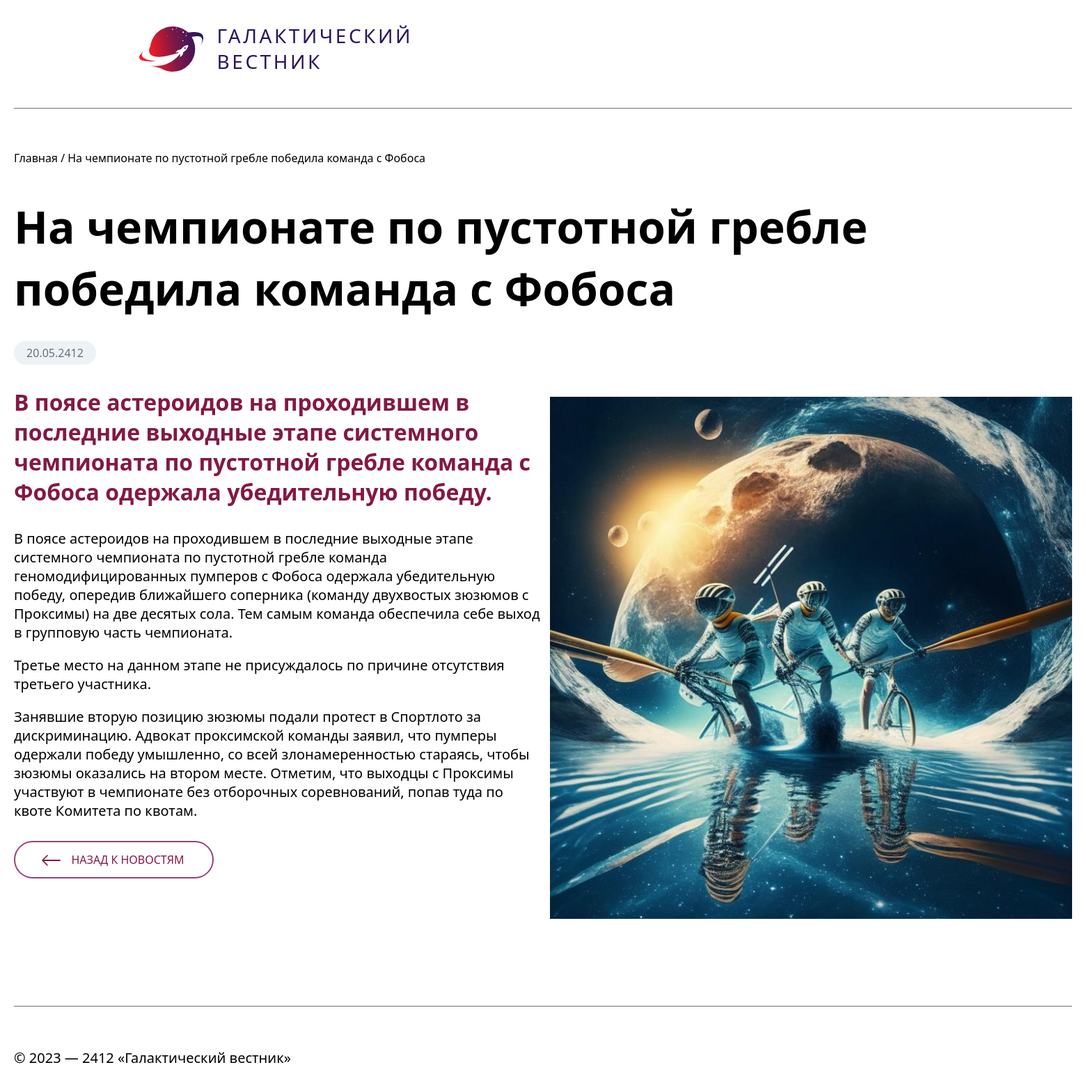
Screenshot of /index.php?search=2 with the database file from the repository.
### tables this page shows
CREATE TABLE `news` (
  `id` int(11) unsigned NOT NULL AUTO_INCREMENT,
  `date` datetime NULL DEFAULT NULL,
  `title` varchar(250) NOT NULL DEFAULT '',
  `announce` text NULL DEFAULT NULL,
  `content` text NULL DEFAULT NULL,
  `image` varchar(250) NOT NULL DEFAULT '',
  PRIMARY KEY (`id`),
  KEY `id` (`id`),

  KEY `idx_news_date` (`date`));

### app/Controllers/ControllerNews.php (called while the page is built, shortened)
<?php
class ControllerNews
{
    public static function pageDetail($newsId)
    {
        $data = \app\Models\ModelNews::getItem(filter_var($newsId, FILTER_SANITIZE_NUMBER_INT));
        $date = date_format(date_create($data["date"]), "d.m.Y");
        $title = $data["title"];
        $announce = $data["announce"];
        $image = $data["image"];
        $content = $data["content"];
        require dirname(dirname(__DIR__)) .'/Templates/template_detail.php';
    }
}

### app/config.php (called while the page is built)
<?php
$host = "localhost";
$user = "root";
$pass = "root";
$db   = "workspace__test";

### app/DB.php (called while the page is built, shortened)
<?php
class DB
{
    private static $conn = null;
    public static function connect()
    {
        if (self::$conn === null) {
            require_once dirname(__DIR__) .'/app/config.php';
            self::$conn = new \mysqli($host,$user,$pass,$db);
            return self::$conn;
        }
        return self::$conn;
    }
}

### app/Models/ModelNews.php (called while the page is built, shortened)
<?php
class ModelNews
{
    public static function getItem($id)
    {
        $sql = mysqli_query(\app\DB::connect(), "SELECT `id`, `date`, `title`, `announce`, `image`, `content` FROM `news` WHERE `id` = $id");
        $items = mysqli_fetch_array($sql);
        return $items;
    }
}

### Templates/template_detail.php (the view, shortened to what this page needs)
<!DOCTYPE html>
<html lang="ru">
<head>
    <link rel="stylesheet" href="css/style.css">
</head>
<body class="page__body">
    <header class="page-header">
        <div class="page-header__logo">
            <a class="page-header__link" href="index.php">
                <img src="img/logo.svg" width="93" height="66" alt="Логотип">
                <p class="logo-text">Галактический<br>вестник</p>
            </a>
        </div>
    </header>
    <main class="page-main">
        <div class="news">
            <div class="news-wrapper">
                <div class="breadcrumbs">
                    <div class="breadcrumbs__wrapper">
                        <a href="index.php" class"breadcrumbs__item">Главная / </a>
                        <a href="#" class"breadcrumbs__item breadcrumbs__item--current"><?= $title ?></a>
                    </div>
                </div>
            <div>
            <h1 class="news__title"><?= $title ?></h1>
        </div>
        <div class="news__container">
            <div class="news__item">
                <div class="news__date"><?= $date ?></div>
                <h2 class="news__announce"><?= $announce ?></h2>
                <div class="news__text"><?= $content ?></div>
                <a href="index.php" class="news__link">
                    <div class="news__link--block">
                        <p class="news__link--text">Назад к новостям</p>
                    </div>
                </a>
            </div>
            <div class="news__image">
                <img src="../../task/images/<?= $image ?>" alt="Картинка статьи">
            </div>
        </div>
    </main>
        <footer class="page-footer">
            <div class="page-footer__content">© 2023 — 2412 «Галактический вестник»</div>
        </footer>
</body>
</html>

### css/style.css (style rules this page uses)
.page__body { display: flex; flex-direction: column; align-items: center; margin: 0; padding: 0; font-family: 'Segoe UI', Tahoma, Geneva, Verdana, sans-serif; }
.page-header { width: 1920px; height: 140px; }
.page-main { width: 1920px; }
.page-footer { display: flex; flex-direction: row; align-items: center; width: 1920px; }
.page-header { height: 155px; }
.page-header__logo { margin: 33px 0 33px 180px; }
.page-header__link { display: flex; flex-direction: row; align-items: center; justify-content: space-between; width: 390px; height: 74px; cursor: pointer; }
.logo-text { font-size: 28px; font-weight: 400; line-height: 1.32em; letter-spacing: 0.125em; text-transform: uppercase; color: #2C145E; margin-left: 20px; }
a { text-decoration: none; }
.page-header { border-bottom: 1px solid #6C6E7B; }
.news { margin: 0; padding: 0; }
.news h1 { font-size: 64px; font-weight: 600; line-height: 1.4em; }
.news h2 { font-size: 32px; }
.page-footer { width: 1520px; font-size: 20px; border-top: 1px solid #6C6E7B; }
.page-footer .page-footer__content { margin-top: 60px; margin-bottom: 30px; }
.breadcrumbs { display: flex; flex-direction: row; margin-top: 60px; margin-bottom: 40px; }
.breadcrumbs a { color: black; font-size: 16px; }
.news-wrapper { width: 1520px; margin-left: auto; margin-right: auto; margin-bottom: 120px; }
.news__item { padding-right: 10px; }
.news__container { display: flex; margin: 0; padding: 0; width: 1520px; min-height: 570px; }
.news__announce { font-size: 32px; margin-bottom: 30px; grid-column: 1 / 2; color: #841844; }
.news__text { font-size: 20px; margin-bottom: 30px; }
.news__image { min-height: 570px; margin-top: 80px; }
.news__date { display: flex; align-items: center; justify-content: center; width: 118px; height: 34px; background-color: #ECF2F5; border-radius: 20px; margin-bottom: 30px; color: #6C6E7B; }
.news__link--block { display: flex; align-items: center; justify-content: center; position: relative; width: 283px; height: 50px; border: 2px solid #9B407A; border-radius: 50px; background-color: #FFFFFF; color: #841844; font-size: 16px; text-transform: uppercase; }
.news__link--block .news__link--text { padding-left: 40px; }
.news__title { font-size: 64px; font-weight: 600; line-height: 1.4em; margin-bottom: 30px; }
@media (max-width: 1920px) { .page-header, .page-main, .page-footer { width: 1900px; } }
@media (min-width: 1520px) and (max-width: 1920px) { .page-header, .page-main, .page-footer { width: 1520px; } }

### rows the page displays
news: title "На чемпионате по пустотной гребле победила команда с Фобоса", date "20.05.2412", announce "В поясе астероидов на проходившем в последние выходные этапе системного чемпионата по пустотной гребле команда с Фобоса одержала убедительную победу.", content "В поясе астероидов на проходившем в последние выходные этапе системного чемпионата по пустотной гребле команда геномодифицированных пумперов с Фобоса одержала убедительную победу, опередив ближайшего соперника (команду двухвостых зюзюмов с Проксимы) на две десятых сола. Тем самым команда обеспечила себе выход в групповую часть чемпионата. Третье место на данном этапе не присуждалось по причине отсутствия третьего участника. Занявшие вторую позицию зюзюмы подали протест в Спортлото за дискриминацию. Адвокат проксимской команды заявил, что пумперы одержали победу умышленно, со всей злонамеренностью стараясь, чтобы зюзюмы оказались на втором месте. Отметим, что выходцы с Проксимы участвуют в…", image (picture)
